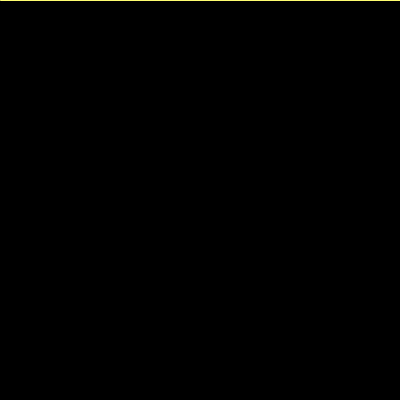
Frame 1 (no input)
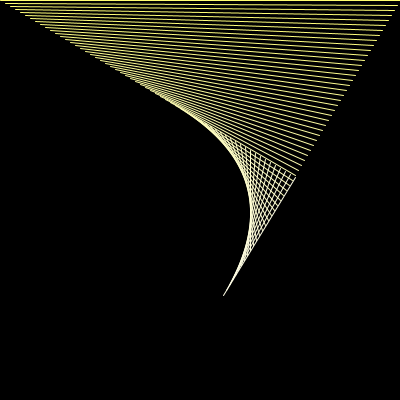
Frame 60 (the mouse pressed at the canvas centre just before this capture)
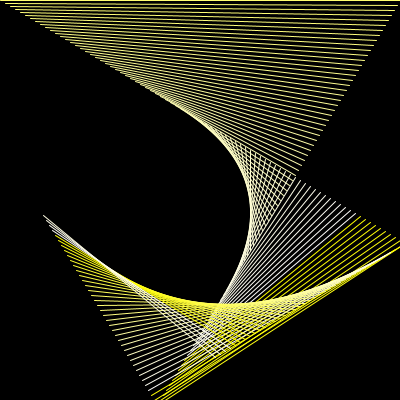
Frame 120 (the mouse held since frame 60 and released just before this capture)

The Processing sketch that drew these frames (run headless with seeded random() and noise(); from frame 60 on, the mouse is pressed at the canvas centre):

// Processing sketch: processing_3504
// ── processing_3504.pde


int x,y,m=5,n=3,c=400;void setup(){size(400,400);background(0);}void draw(){smooth();stroke(x-y-c);line(x,y,c-y,x);x+=m;y+=n;if(x<0||x>c)m=-m;if(y<0||y>c)n=-n;}
